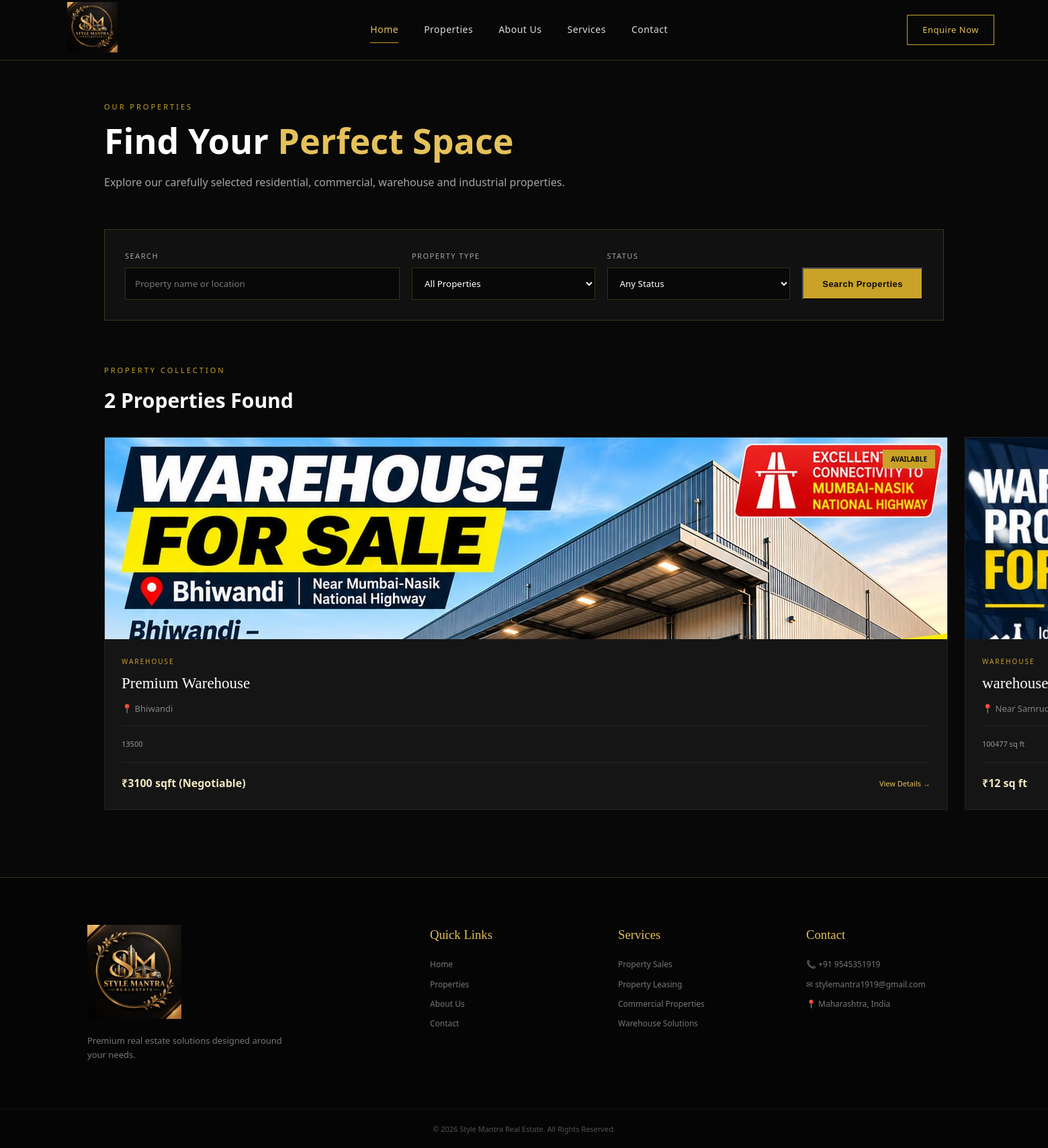
Screenshot of /properties with the database file from the repository.
### tables this page shows
CREATE TABLE properties (
            id INTEGER PRIMARY KEY AUTOINCREMENT,

            title TEXT NOT NULL,

            property_type TEXT NOT NULL,

            price TEXT NOT NULL,

            location TEXT NOT NULL,

            area TEXT,

            bedrooms INTEGER,

            bathrooms INTEGER,

            description TEXT,

            image TEXT,

            status TEXT DEFAULT 'Available'
        );

### app.py (the view, shortened to what this page needs)
@app.route("/properties")
def properties():
    connection = get_db()
    search = request.args.get(
        "search",
        ""
    ).strip()
    property_type = request.args.get(
        "property_type",
        ""
    ).strip()
    status = request.args.get(
        "status",
        ""
    ).strip()
    query = """
        SELECT *
        FROM properties
        WHERE 1=1
    """
    parameters = []
    if property_type:
        query += """
            AND property_type = ?
        """
        parameters.append(property_type)
    if status:
        query += """
            AND status = ?
        """
        parameters.append(status)
    query += """
        ORDER BY id DESC
    """
    properties = connection.execute(
        query,
        parameters
    ).fetchall()
    connection.close()
    return render_template(
        "properties.html",
        properties=properties,
        search=search,
        property_type=property_type,
        status=status
    )

### database.py (called while the page is built)
def get_db():
    connection = sqlite3.connect(
        DATABASE
    )
    connection.row_factory = sqlite3.Row
    return connection

### templates/properties.html (shortened to what this page needs)
{% extends "base.html" %}
{% block content %}
<section class="properties-page">
    <div class="properties-page-container">
        <div class="properties-page-header">
            <p class="section-label">
                OUR PROPERTIES
            </p>
            <h1>
                Find Your <span>Perfect Space</span>
            </h1>
            <p>
                Explore our carefully selected residential,
                commercial, warehouse and industrial properties.
            </p>
        </div>
        <div class="properties-filter">
            <form
                method="GET"
                action="{{ url_for('properties') }}"
            >
                <div class="filter-group">
                    <label>
                        Search
                    </label>
                    <input
                        type="text"
                        name="search"
                        value="{{ search }}"
                        placeholder="Property name or location"
                    >
                </div>
                <div class="filter-group">
                    <label>
                        Property Type
                    </label>
                    <select name="property_type">
                        <option value="">
                            All Properties
                        </option>
                    </select>
                </div>
                <div class="filter-group">
                    <label>
                        Status
                    </label>
                    <select name="status">
                        <option value="">
                            Any Status
                        </option>
                    </select>
                </div>
                <div class="filter-actions">
                    <button
                        type="submit"
                        class="gold-button"
                    >
                        Search Properties
                    </button>
                </div>
            </form>
        </div>
        <div class="properties-results-header">
            <div>
                <p class="section-label">
                    PROPERTY COLLECTION
                </p>
                <h2>
                    {% if properties %}
                        {{ properties|length }} Properties Found
                    {% else %}
                        No Properties Found
                    {% endif %}
                </h2>
            </div>
        </div>
        {% if properties %}
        <div class="property-grid">
            {% for property in properties %}
            <article class="property-card">
                <div class="property-image">
                    {% if property["image"] %}
                    <img
                        src="{{ url_for(
                            'static',
                            filename=property['image']
                        ) }}"
                        alt="{{ property['title'] }}"
                    >
                    {% endif %}
                    <span class="property-tag">
                        {{ property["status"] }}
                    </span>
                </div>
                <div class="property-info">
                    <p class="property-type">
                        {{ property["property_type"]|upper }}
                    </p>
                    <h3>
                        {{ property["title"] }}
                    </h3>
                    <p class="property-location">
                        📍 {{ property["location"] }}
                    </p>
                    <div class="property-details">
                        {% if property["area"] %}
                        <span>
                            {{ property["area"] }}
                        </span>
                        {% endif %}
                    </div>
                    <div class="property-bottom">
                        <strong>
                            ₹{{ property["price"] }}
                        </strong>
                        <a
                            href="{{ url_for(
                                'property_details',
                                property_id=property['id']
                            ) }}"
                        >
                            View Details →
                        </a>
                    </div>
                </div>
            </article>
            {% endfor %}
        </div>
        {% endif %}
    </div>
</section>
{% endblock %}

### templates/base.html (shortened to what this page needs)
<!DOCTYPE html>
<html lang="en">
<head>
    <link rel="stylesheet"
          href="{{ url_for('static', filename='css/style.css') }}">
    <link rel="stylesheet"
          href="{{ url_for('static', filename='css/responsive.css') }}">
</head>
<body>
    <header class="navbar">
        <div class="nav-container">
            <a href="{{ url_for('home') }}"
               class="brand">
                <img src="{{ url_for('static',
                         filename='images/logo.png') }}"
                     alt="Style Mantra Real Estate">
            </a>
            <nav class="nav-menu">
                <a href="{{ url_for('home') }}"
                   class="nav-link active">
                    Home
                </a>
                <a href="#properties"
                   class="nav-link">
                    Properties
                </a>
                <a href="#about"
                   class="nav-link">
                    About Us
                </a>
                <a href="#services"
                   class="nav-link">
                    Services
                </a>
                <a href="#contact"
                   class="nav-link">
                    Contact
                </a>
            </nav>
            <a href="#contact"
               class="nav-button">
                Enquire Now
            </a>
        </div>
    </header>
    {% block content %}
    {% endblock %}
    <footer class="footer">
        <div class="footer-container">
            <div class="footer-brand">
                <img src="{{ url_for('static',
                         filename='images/logo.png') }}"
                     alt="Style Mantra">
                <p>
                    Premium real estate solutions
                    designed around your needs.
                </p>
            </div>
            <div class="footer-column">
                <h3>Quick Links</h3>
                <a href="{{ url_for('home') }}">
                    Home
                </a>
                <a href="{{ url_for('properties') }}">
                    Properties
                </a>
                <a href="{{ url_for('about') }}">
                    About Us
                </a>
                <a href="{{ url_for('contact') }}">
                    Contact
                </a>
            </div>
            <div class="footer-column">
                <h3>Services</h3>
                <a href="#services">
                    Property Sales
                </a>
                <a href="#services">
                    Property Leasing
                </a>
                <a href="#services">
                    Commercial Properties
                </a>
                <a href="#services">
                    Warehouse Solutions
                </a>
            </div>
            <div class="footer-column">
                <h3>Contact</h3>
                <p>
                    📞 +91 9545351919
                </p>
                <p>
                    ✉ stylemantra1919@gmail.com
                </p>
                <p>
                    📍 Maharashtra, India
                </p>
            </div>
        </div>
        <div class="footer-bottom">
            <p>
                © 2026 Style Mantra Real Estate.
                All Rights Reserved.
            </p>
        </div>
    </footer>
</body>
</html>

### rows the page displays
properties: image (picture), status "AVAILABLE", property_type "WAREHOUSE", title "Premium Warehouse", location "Bhiwandi", area "13500", price "3100 sqft (Negotiable)"
properties: image (picture), property_type "WAREHOUSE", title "warehouse", location "Near…", area "100477 sq ft", price "12 sq ft"

### other values shown
{{ properties|length }} "2"
